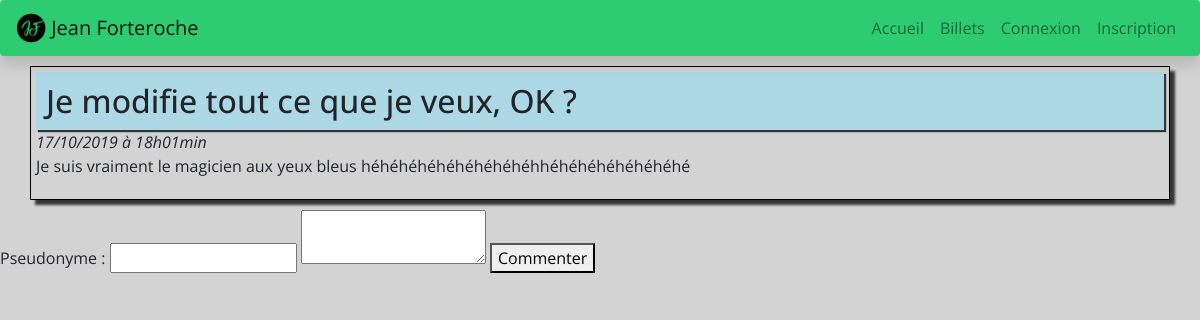
Page /post/7 on the committed database.
### tables this page shows
CREATE TABLE `posts` (
  `id` int(11) NOT NULL,
  `title` varchar(255) NOT NULL,
  `content` text NOT NULL,
  `creation_date` datetime NOT NULL
);

### Model/Manager.php (called while the page is built, shortened)
<?php
class Manager
{
	function __construct()
	{
			$this->db = $this->dbConnect();
	}
    protected function dbConnect()
    {
        $db = new PDO('mysql:host=localhost;dbname=localhost;charset=utf8', 'root', '');
        return $db;
	}
}

### Model/PostManager.php (called while the page is built, shortened)
<?php
require_once('Manager.php');
class PostManager extends Manager
{
    public function getPost($postId)
    {
        $req = $this->db->prepare('SELECT id, title, content, DATE_FORMAT(creation_date, \'%d/%m/%Y à %Hh%imin\') AS creation_date_fr FROM posts WHERE id = ?');
        $req->execute(array($postId));
		$post = $req->fetch();
        return $post;
	}
}

### View/postView.php (the view, shortened to what this page needs)
<div class="ticket">
	<h2><?= htmlspecialchars($post['title']);?></h2>
	<em><?= $post['creation_date_fr'];?></em>
	<p><?= nl2br(htmlspecialchars($post['content']));?></p>
</div>
<label for='author'>Pseudonyme : </label>
<input type=text id='author' name='author'>
<textarea id='trumbowyg-demo'></textarea>
<button type='button' class='postBtn'>Commenter</button>
<?php require_once('template.php'); ?>

### Public/style.css (style rules this page uses)
body { background:lightgrey; font-family: 'Open Sans', sans-serif; height:100%; margin:0; }
* { box-sizing: border-box; -moz-box-sizing: border-box; -webkit-box-sizing: border-box; }
.ticket { width:95%; margin: 10px auto; padding:5px; border:1px black solid; box-shadow: 5px 5px 2.5px 0px rgba(0,0,0,0.75); overflow:hidden; }
h2 { width:100%; padding:10px; background:lightblue; box-shadow: 2px 2px 1px 0px rgba(0,0,0,0.75); }
.ticket>h2 { margin:auto; }

### rows in the picture
posts: title "Je modifie tout ce que je veux, OK ?", content "Je suis vraiment le magicien aux yeux bleus héhéhéhéhéhéhéhéhéhhéhéhéhéhéhéhéhé"

### other values in the picture
$post['creation_date_fr'] "17/10/2019 à 18h01min"
